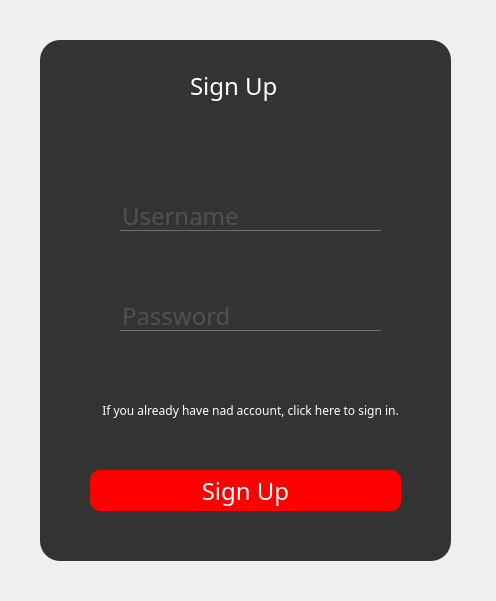
<?xml version="1.0" encoding="UTF-8"?>
<ui version="4.0">
 <class>signup</class>
 <widget class="QDialog" name="signup">
  <property name="geometry">
   <rect>
    <x>0</x>
    <y>0</y>
    <width>496</width>
    <height>601</height>
   </rect>
  </property>
  <property name="windowTitle">
   <string>Sign-up</string>
  </property>
  <property name="windowIcon">
   <iconset resource="Resources.qrc">
    <normaloff>:/res/data/images/Loko.png</normaloff>:/res/data/images/Loko.png</iconset>
  </property>
  <property name="styleSheet">
   <string notr="true">*{
        font-family:century gothic;
        font-size:24px;
        color:white;
	background-image: url(:/res/data/images/Car_Background_Login_00.png);
}

QFrame
{
        background:#333;
        border-radius:20px;

}


QPushButton
{
        background:red;
        border-radius:10px;
}

QLable
{
        color:white;
}

QPushButton:hover
{
        color:black;
        background:white;
        border-radius:10px;
}

QLineEdit
{
        background:transparent;
        border:none;
        color:#717072;
        border-bottom: 1px solid #717072;
}



</string>
  </property>
  <widget class="QFrame" name="frame">
   <property name="geometry">
    <rect>
     <x>40</x>
     <y>40</y>
     <width>411</width>
     <height>521</height>
    </rect>
   </property>
   <property name="frameShape">
    <enum>QFrame::StyledPanel</enum>
   </property>
   <property name="frameShadow">
    <enum>QFrame::Raised</enum>
   </property>
   <widget class="QLabel" name="label">
    <property name="geometry">
     <rect>
      <x>150</x>
      <y>20</y>
      <width>141</width>
      <height>51</height>
     </rect>
    </property>
    <property name="text">
     <string>Sign Up</string>
    </property>
   </widget>
   <widget class="QPushButton" name="pushButton">
    <property name="geometry">
     <rect>
      <x>50</x>
      <y>430</y>
      <width>311</width>
      <height>41</height>
     </rect>
    </property>
    <property name="text">
     <string>Sign Up</string>
    </property>
   </widget>
   <widget class="QLineEdit" name="lineEdit">
    <property name="geometry">
     <rect>
      <x>80</x>
      <y>160</y>
      <width>261</width>
      <height>31</height>
     </rect>
    </property>
    <property name="text">
     <string/>
    </property>
    <property name="placeholderText">
     <string>Username</string>
    </property>
   </widget>
   <widget class="QLineEdit" name="lineEdit_2">
    <property name="geometry">
     <rect>
      <x>80</x>
      <y>260</y>
      <width>261</width>
      <height>31</height>
     </rect>
    </property>
    <property name="inputMask">
     <string/>
    </property>
    <property name="text">
     <string/>
    </property>
    <property name="echoMode">
     <enum>QLineEdit::Password</enum>
    </property>
    <property name="placeholderText">
     <string>Password</string>
    </property>
   </widget>
   <widget class="QPushButton" name="pushButton_2">
    <property name="geometry">
     <rect>
      <x>60</x>
      <y>360</y>
      <width>301</width>
      <height>21</height>
     </rect>
    </property>
    <property name="styleSheet">
     <string notr="true">background:transparent;
font-size:12px;
</string>
    </property>
    <property name="text">
     <string>If you already have nad account, click here to sign in.</string>
    </property>
   </widget>
   <widget class="QLabel" name="label_2">
    <property name="geometry">
     <rect>
      <x>80</x>
      <y>90</y>
      <width>251</width>
      <height>51</height>
     </rect>
    </property>
    <property name="text">
     <string/>
    </property>
    <property name="alignment">
     <set>Qt::AlignCenter</set>
    </property>
   </widget>
  </widget>
 </widget>
 <resources>
  <include location="Resources.qrc"/>
 </resources>
 <connections/>
</ui>
